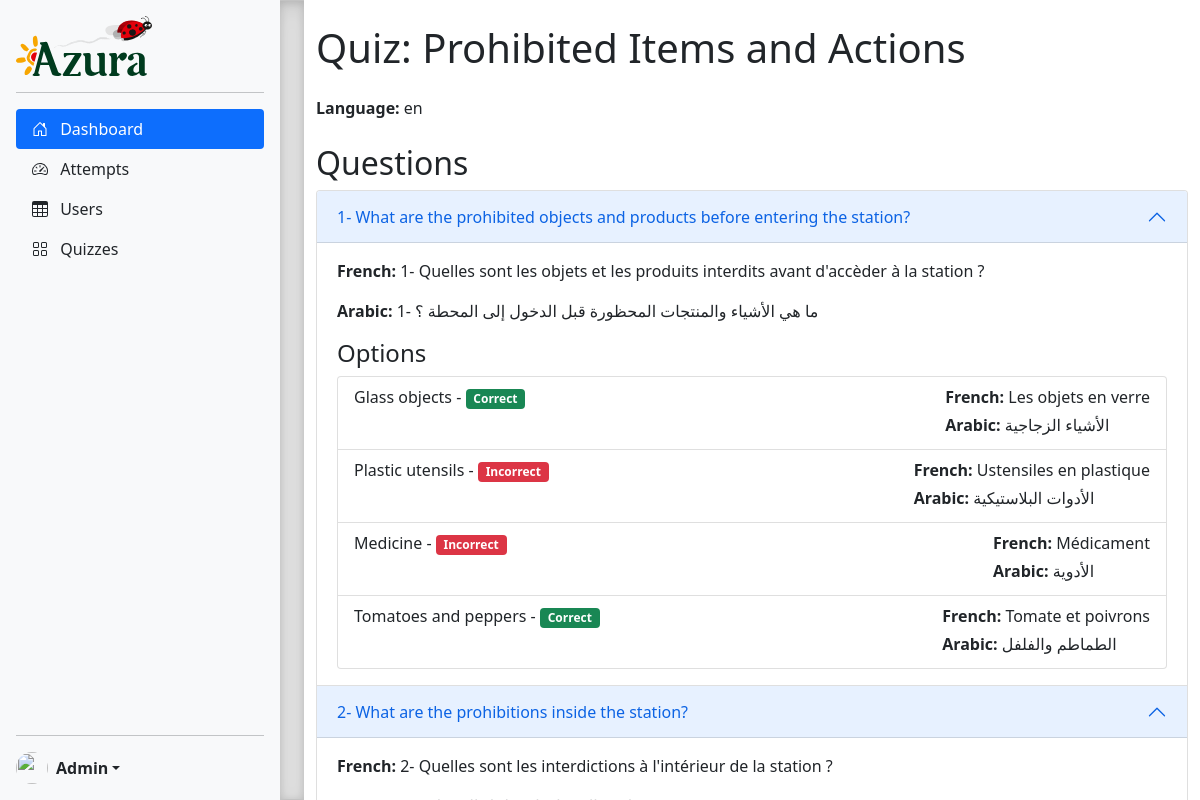
/admin/view_quiz/1 (signed in), run on the app's committed database.
### models.py (models this page shows)
class Quiz(db.Model):
    __tablename__ = 'Quizzes'
    id = db.Column(db.Integer, primary_key=True)
    title = db.Column(db.String, nullable=False)
    language = db.Column(db.String, nullable=False)
    is_active = db.Column(db.Boolean, default=False)  # Add this field
    questions = db.relationship("Question", back_populates="quiz")

class Question(db.Model):
    __tablename__ = 'Questions'
    id = db.Column(db.Integer, primary_key=True)
    quiz_id = db.Column(db.Integer, db.ForeignKey('Quizzes.id'), nullable=False)
    title = db.Column(db.String, nullable=False)
    quiz = db.relationship("Quiz", back_populates="questions")
    translations = db.relationship("QuestionTranslation", back_populates="question")
    options = db.relationship("Option", back_populates="question")

class Option(db.Model):
    __tablename__ = 'Options'
    id = db.Column(db.Integer, primary_key=True)
    question_id = db.Column(db.Integer, db.ForeignKey('Questions.id'), nullable=False)
    text = db.Column(db.String, nullable=False)
    is_correct = db.Column(db.Boolean, nullable=False)
    question = db.relationship("Question", back_populates="options")
    translations = db.relationship("OptionTranslation", back_populates="option")

### admin.py (the view)
@admin_bp.route('/view_quiz/<int:quiz_id>')
@login_required
def view_quiz(quiz_id):
    quiz = Quiz.query.get_or_404(quiz_id)
    return render_template('admin/view_quiz.html', quiz=quiz)

### app.py (called while the page is built)
@login_manager.user_loader
def load_user(user_id):
    if user_id.startswith('user_'):
        user_id = user_id.replace('user_', '')
        return User.query.get(int(user_id))
    elif user_id.startswith('admin_'):
        admin_id = user_id.replace('admin_', '')
        return Admin.query.get(int(admin_id))
    return None

@app.before_request
def set_default_language():
    if 'language' not in session:
        session['language'] = 'fr'

### templates/admin/view_quiz.html
{% extends "admin/sidebar.html" %} {% block title %}Quiz Details{% endblock %}
{% block content %}
<div class="container mt-4">
  <h1 class="mb-4">Quiz: {{ quiz.title }}</h1>
  <p><strong>Language:</strong> {{ quiz.language }}</p>
  <h2 class="mt-4">Questions</h2>
  <div class="accordion" id="questionsAccordion">
    {% for question in quiz.questions %}
    <div class="accordion-item">
      <h2 class="accordion-header" id="heading{{ question.id }}">
        <button
          class="accordion-button"
          type="button"
          data-bs-toggle="collapse"
          data-bs-target="#collapse{{ question.id }}"
          aria-expanded="true"
          aria-controls="collapse{{ question.id }}"
        >
          {{ question.title }}
        </button>
      </h2>
      <div
        id="collapse{{ question.id }}"
        class="accordion-collapse collapse show"
        aria-labelledby="heading{{ question.id }}"
        data-bs-parent="#questionsAccordion"
      >
        <div class="accordion-body">
          <p>
            <strong>French:</strong> {{ question.translations |
            selectattr('language', 'equalto', 'fr') | map(attribute='title') |
            list | join(', ') }}
          </p>
          <p>
            <strong>Arabic:</strong> {{ question.translations |
            selectattr('language', 'equalto', 'ar') | map(attribute='title') |
            list | join(', ') }}
          </p>
          <h4>Options</h4>
          <ul class="list-group">
            {% for option in question.options %}
            <li class="list-group-item">
              <div class="d-flex justify-content-between">
                <div>
                  {{ option.text }} -
                  <span
                    class="badge bg-{{ 'success' if option.is_correct else 'danger' }}"
                    >{{ 'Correct' if option.is_correct else 'Incorrect' }}</span
                  >
                </div>
                <div>
                  <p class="mb-1">
                    <strong>French:</strong> {{ option.translations |
                    selectattr('language', 'equalto', 'fr') |
                    map(attribute='text') | list | join(', ') }}
                  </p>
                  <p class="mb-1">
                    <strong>Arabic:</strong> {{ option.translations |
                    selectattr('language', 'equalto', 'ar') |
                    map(attribute='text') | list | join(', ') }}
                  </p>
                </div>
              </div>
            </li>
            {% endfor %}
          </ul>
        </div>
      </div>
    </div>
    {% endfor %}
  </div>
</div>
{% endblock %}

### static/css/sidebars.css (style rules this page uses)
body { min-height: 100vh; min-height: -webkit-fill-available; }
html { height: -webkit-fill-available; }

### data on the page
Quiz: title "Prohibited Items and Actions", language "en"
Question: title "1- What are the prohibited objects and products before entering the station?", translations|selectattr "1- Quelles sont les objets et les produits interdits avant d'accèder à la station ?", translations|selectattr "1- ما هي الأشياء والمنتجات المحظورة قبل الدخول إلى المحطة ؟"
Option: text "Glass objects", is_correct "Correct", translations|selectattr "Les objets en verre", translations|selectattr "الأشياء الزجاجية"
Option: text "Plastic utensils", is_correct "Incorrect", translations|selectattr "Ustensiles en plastique", translations|selectattr "الأدوات البلاستيكية"
Option: text "Medicine", is_correct "Incorrect", translations|selectattr "Médicament", translations|selectattr "الأدوية"
Option: text "Tomatoes and peppers", is_correct "Correct", translations|selectattr "Tomate et poivrons", translations|selectattr "الطماطم والفلفل"
Question: title "2- What are the prohibitions inside the station?", translations|selectattr "2- Quelles sont les interdictions à l'intérieur de la station ?"
